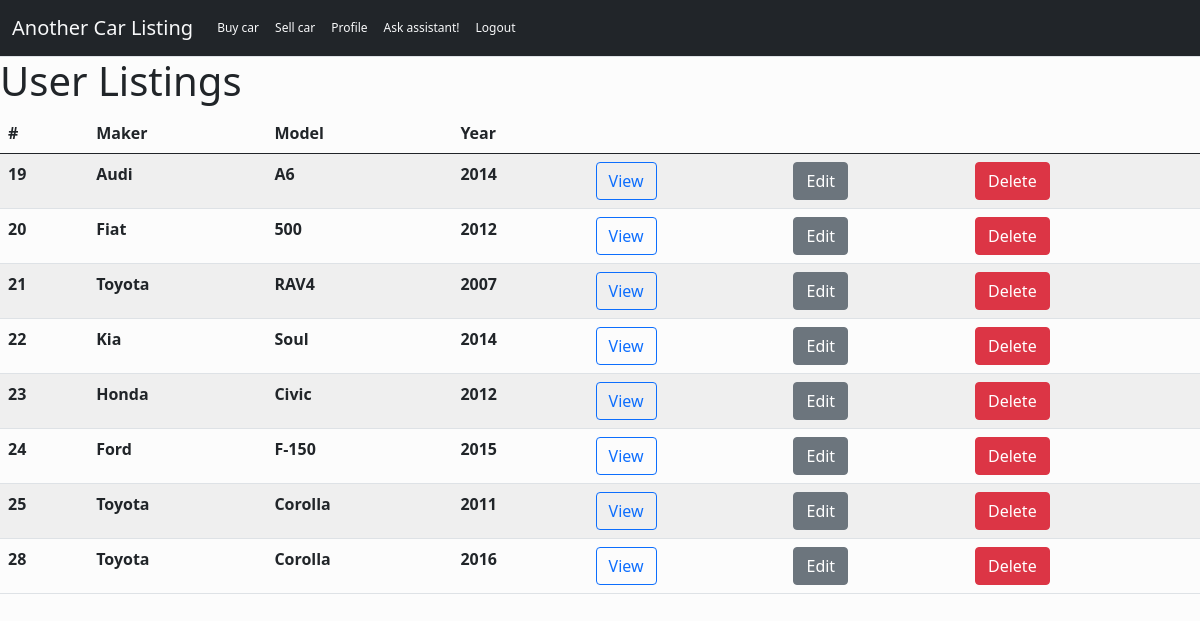
The page /profile/user_lists (signed in) on the database its author committed.
### models.py (models this page shows, shortened)
class Listing(db.Model):
    __tablename__ = 'car_listing'
    id = db.Column(db.Integer, primary_key=True)
    user_id = db.Column(db.Integer, db.ForeignKey('user.id'), nullable=False)
    car_setting_id = db.Column(db.Integer, db.ForeignKey('car_setting.id'), nullable=False)
    created_at = db.Column(db.DateTime, nullable=False)
    is_unlisted = db.Column(db.Boolean, default=False)
    preview_image_path = db.Column(db.Text(256), db.ForeignKey('car_image.file_path'), nullable=True)
    settings_l = relationship("CarSetting", back_populates="listings")

class CarMaker(db.Model):
    __tablename__ = 'car_maker'
    id = db.Column(db.Integer, primary_key=True)
    name = db.Column(db.Text(24))
    maker = relationship("CarModel")

class CarModel(db.Model):
    __tablename__ = 'car_model'
    id = db.Column(db.Integer, primary_key=True)
    maker_id = db.Column(db.Integer, db.ForeignKey('car_maker.id'))
    name = db.Column(db.Text(24))
    makers = relationship('CarMaker', back_populates='maker')
    settings_m = relationship('CarSetting', back_populates='models')

class CarSetting(db.Model):
    __tablename__ = 'car_setting'
    id = db.Column(db.Integer, primary_key=True)
    model_id = db.Column(db.Integer, db.ForeignKey('car_model.id'))
    year_of_issue = db.Column(db.Integer)
    length = db.Column(db.Integer)
    width = db.Column(db.Integer)
    height = db.Column(db.Integer)
    engine_capacity = db.Column(db.Numeric)
    fuel_type = db.Column(db.Text)
    drivetrain = db.Column(db.Text)
    transmission = db.Column(db.Text)
    mileage = db.Column(db.Integer)
    is_registered = db.Column(db.Boolean)
    registration_date = db.Column(db.Text)
    is_inspected = db.Column(db.Boolean)
    inspection_date = db.Column(db.Text)
    price = db.Column(db.Numeric)
    description = db.Column(db.Text)
    location_city = db.Column(db.Text)
    body_type = db.Column(db.Text)
    listings = relationship("Listing", back_populates="settings_l")
    models = relationship("CarModel", back_populates="settings_m")

### user.py (the view)
@bp.route("/user_lists")
def user_listings():
    if session.get('logged_in'):
        user = User.query.filter_by(email=session.get('email')).first()
        user_listings = (db.session.query(Listing)
                         .join(CarSetting)
                         .join(CarModel)
                         .join(CarMaker)
                         .filter(Listing.user_id == user.id).all())
        return render_template("UsersListing/userslisting.html",
                               user=user,
                               listings=user_listings)
    return "You have no permission for this page."

### templates/UsersListing/userslisting.html (shortened to what this page needs)
{% extends "base.html" %}
{% block content %}
<h1>User Listings</h1>
{% if listings %}
<table class="table table-responsive-sm table-striped">
    <thead>
        <tr>
            <th scope="col">#</th>
            <th scope="col">Maker</th>
            <th scope="col">Model</th>
            <th scope="col">Year</th>
            <th scope="col"></th>
            <th scope="col"></th>
            <th scope="col"></th>
        </tr>
    </thead>
    <tbody>
        {% for listing in listings %}
        <tr {% if listing.is_unlisted %} class="text-danger" {% endif %}>
            <th scope="row">{{ listing.id }} </th>
            <th>{{ listing.settings_l.models.makers.name }} </th>
            <th>{{ listing.settings_l.models.name }} </th>
            <th>{{ listing.settings_l.year_of_issue }} </th>
            <th><a href="{{ url_for('listing.individual_listing', item_id = listing.id) }}"><button class="btn btn-outline-primary">View</button></a></th>
            <th><a href="{{ url_for('listing.edit_listing', item_id = listing.id) }}"> <button class="btn btn-secondary">Edit</button></a></th>
            <th><a href="{{ url_for('listing.delete_listing', item_id = listing.id) }}" onclick="confirmDeletionWindow(event)"><button class="btn btn-danger">Delete</button></a></th>
        </tr>
        {% endfor %}
    </tbody>
</table>
{% else %}
<p>You currently do not have any listings posted.</p>
{% endif %}
{% endblock %}

### static/style.css (style rules this page uses)
body { background: #fcfcfc; }

### rows shown on the page
Listing: id "19", settings_l.models.makers.name "Audi", settings_l.models.name "A6", settings_l.year_of_issue "2014"
Listing: id "20", settings_l.models.makers.name "Fiat", settings_l.models.name "500", settings_l.year_of_issue "2012"
Listing: id "21", settings_l.models.makers.name "Toyota", settings_l.models.name "RAV4", settings_l.year_of_issue "2007"
Listing: id "22", settings_l.models.makers.name "Kia", settings_l.models.name "Soul", settings_l.year_of_issue "2014"
Listing: id "23", settings_l.models.makers.name "Honda", settings_l.models.name "Civic", settings_l.year_of_issue "2012"
Listing: id "24", settings_l.models.makers.name "Ford", settings_l.models.name "F-150", settings_l.year_of_issue "2015"
Listing: id "25", settings_l.models.makers.name "Toyota", settings_l.models.name "Corolla", settings_l.year_of_issue "2011"
Listing: id "28", settings_l.models.makers.name "Toyota", settings_l.models.name "Corolla", settings_l.year_of_issue "2016"
